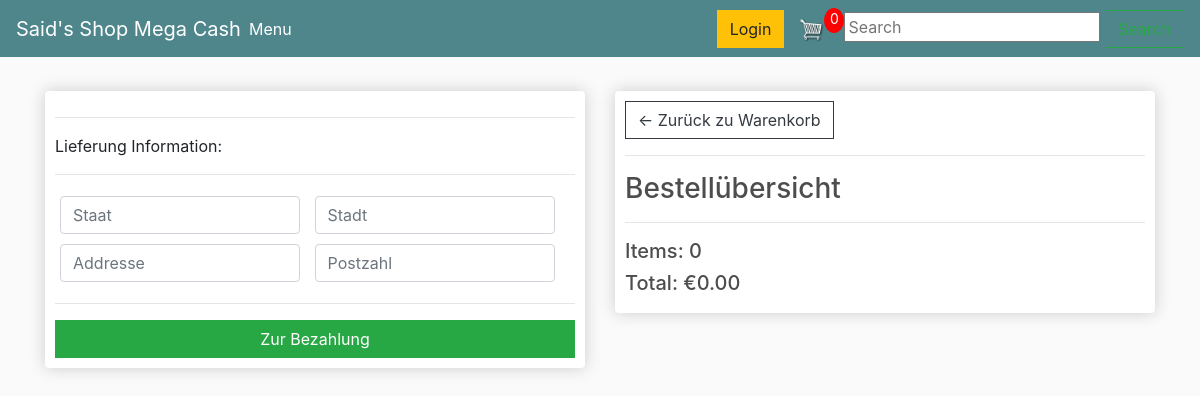
The app's page /checkout/ (signed in), older data.
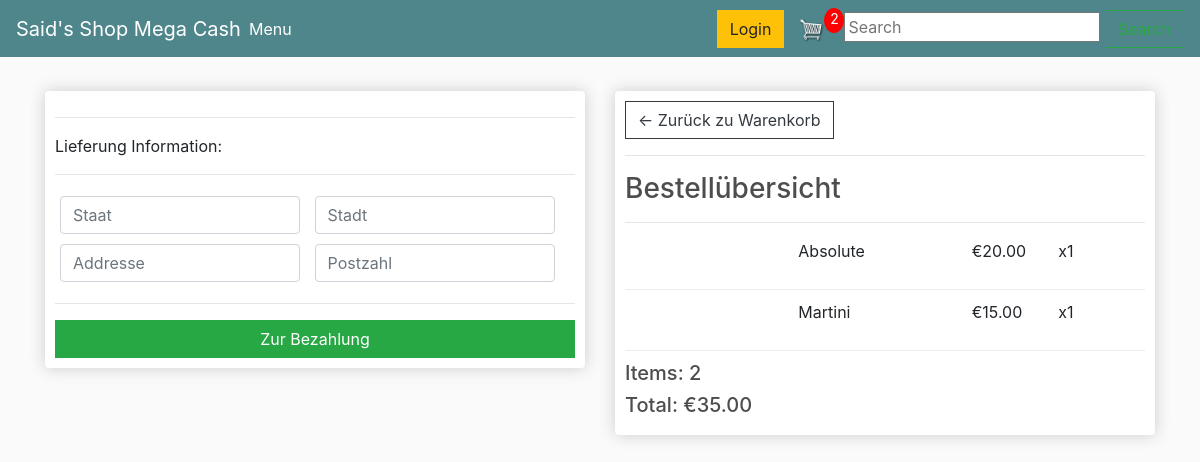
The same page, newer data.
### store/models.py (models this page shows, shortened)
class Order(models.Model):
	customer = models.ForeignKey(Customer, on_delete=models.SET_NULL, null=True, blank=True)
	date_orderd = models.DateTimeField(auto_now_add=True)
	complete = models.BooleanField(default=False, blank=True, null=True)
	transaction_id = models.CharField(max_length=100, null=True)
	@property
	def shipping(self):
		shipping = False
		orderitems = self.orderitem_set.all()
		for i in orderitems:
			if i.product.digital == False:
				shipping = True
		return shipping
	@property
	def get_cart_total(self):
		orderitems = self.orderitem_set.all()
		total = sum([item.get_total for item in orderitems])
		return total
	@property
	def get_cart_items(self):
		orderitems = self.orderitem_set.all()
		total = sum([item.quantity for item in orderitems])
		return total

class OrderItem(models.Model):
	product = models.ForeignKey(Product, on_delete=models.SET_NULL, null=True, blank=True)
	order = models.ForeignKey(Order, on_delete=models.SET_NULL, null=True,blank=True)
	quantity = models.IntegerField(default=0, null=True, blank=True)
	date_added = models.DateTimeField(auto_now_add=True)
	@property
	def get_total(self):
		total = self.product.price * self.quantity
		return total

class Product(models.Model):
	name = models.CharField(max_length=150, null=True)
	price = models.DecimalField(max_digits=5, decimal_places=2)
	digital = models.BooleanField(default=False,null=True, blank=True)
	images = models.ImageField(null=True, blank=True)
	category = models.ForeignKey(Category, on_delete=models.CASCADE,null=True, blank=True)
	@property
	def imageURL(self):
		try:
			url = self.image.url
		except:
			url = ''
		return url

### store/views.py (the view)
# urls.py: path('checkout/', views.checkout, name="checkout"),
def checkout(request):
    data = cartData(request)
    cartItems = data['cartItems']
    order = data['order']
    items = data['items']
    context = {'items': items, 'order': order, 'cartItems': cartItems}
    return render(request, 'store/checkout.html', context)

### store/utils.py (called while the page is built)
def cartData(request):
    if request.user.is_authenticated:
        customer = request.user.customer
        order, created = Order.objects.get_or_create(customer=customer, complete=False)
        items = order.orderitem_set.all()
        cartItems = order.get_cart_items
    else:
        cookieData = cookieCart(request)
        cartItems = cookieData['cartItems']
        order = cookieData['order']
        items = cookieData['items']
    return {'cartItems':cartItems ,'order':order, 'items':items}

### store/templates/store/checkout.html (shortened to what this page needs)
{% extends 'store/main.html' %}
{% load static %}
{% block content %}
<div class="row">
    <div class="col-lg-6">
        <div class="box-element" id="form-wrapper">
            <form id="form">
                <div id="shipping-info">
                    <hr>
		            <p>Lieferung Information:</p>
		            <hr>
		            <div class="form-field">
		            	<input required class="form-control" type="text" name="state" placeholder="Staat">
		            </div>
		            <div class="form-field">
		            	<input required class="form-control" type="text" name="city" placeholder="Stadt">
		            </div>
                    <div class="form-field">
			            <input required class="form-control" type="text" name="address" placeholder="Addresse">
		            </div>
		            <div class="form-field">
                        <input required class="form-control" type="text" name="zipcode" placeholder="Postzahl">
		            </div>
                </div>
                <hr>
                <input id="form-button" class="btn btn-success btn-block" type="submit" value="Zur Bezahlung">
            </form>
        </div>
        <br>
    </div>
    <div class="col-lg-6">
        <div class="box-element">
            <a  class="btn btn-outline-dark" href="{% url 'cart' %}">&#x2190; Zurück zu Warenkorb</a>
            <hr>
            <h3>Bestellübersicht</h3>
            <hr>
            {%for item in items%}
            <div class="cart-row">
                <div style="flex:2"><img class="row-image" src="{{item.product.imageURL}}"></div>
                <div style="flex:2"><p>{{item.product.name}}</p></div>
                <div style="flex:1"><p>€{{item.product.price}}</p></div>
                <div style="flex:1"><p>x{{item.quantity}}</p></div>
            </div>
            {% endfor %}
            <h5>Items:   {{order.get_cart_items}}</h5>
            <h5>Total:   €{{order.get_cart_total|floatformat:2}}</h5>
        </div>
    </div>
</div>
{%endblock content%}

Row changes from the older to the newer data that the page shows:
added OrderItem: product.name "Absolute", product.price "20.00", quantity "1"
added OrderItem: product.name "Martini", product.price "15.00", quantity "1"
computed for Order: get_cart_items "0" → "2"; get_cart_total "0.00" → "35.00"
Text that changed along with them:
{{ cartItems }}: "0" → "2"
